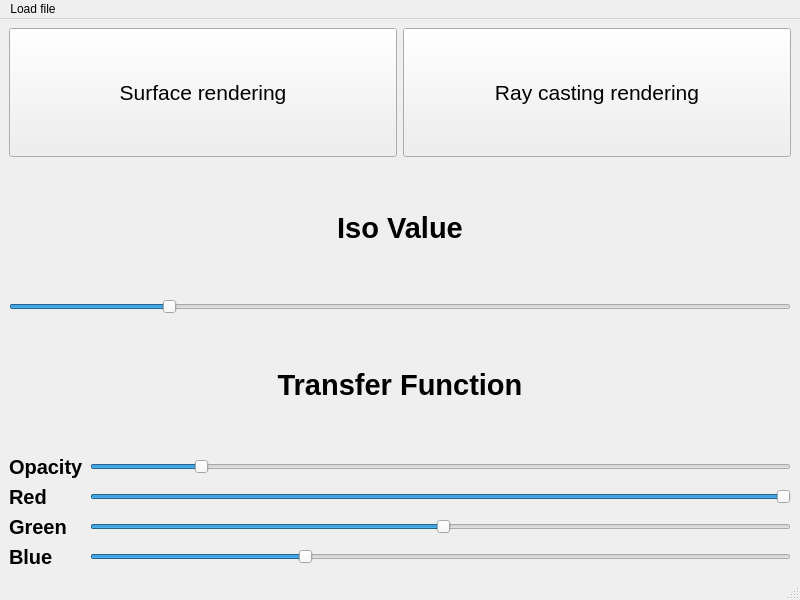
<?xml version="1.0" encoding="UTF-8"?>
<ui version="4.0">
 <class>MainWindow</class>
 <widget class="QMainWindow" name="MainWindow">
  <property name="geometry">
   <rect>
    <x>0</x>
    <y>0</y>
    <width>800</width>
    <height>600</height>
   </rect>
  </property>
  <property name="windowTitle">
   <string>MainWindow</string>
  </property>
  <widget class="QWidget" name="centralwidget">
   <layout class="QVBoxLayout" name="verticalLayout">
    <item>
     <layout class="QHBoxLayout" name="horizontalLayout">
      <item>
       <widget class="QPushButton" name="pushButton">
        <property name="sizePolicy">
         <sizepolicy hsizetype="Preferred" vsizetype="Preferred">
          <horstretch>0</horstretch>
          <verstretch>0</verstretch>
         </sizepolicy>
        </property>
        <property name="font">
         <font>
          <pointsize>16</pointsize>
          <weight>50</weight>
          <bold>false</bold>
         </font>
        </property>
        <property name="cursor">
         <cursorShape>PointingHandCursor</cursorShape>
        </property>
        <property name="text">
         <string>Surface rendering</string>
        </property>
       </widget>
      </item>
      <item>
       <widget class="QPushButton" name="pushButton_2">
        <property name="sizePolicy">
         <sizepolicy hsizetype="Preferred" vsizetype="Preferred">
          <horstretch>0</horstretch>
          <verstretch>0</verstretch>
         </sizepolicy>
        </property>
        <property name="font">
         <font>
          <pointsize>16</pointsize>
          <weight>50</weight>
          <bold>false</bold>
         </font>
        </property>
        <property name="cursor">
         <cursorShape>PointingHandCursor</cursorShape>
        </property>
        <property name="text">
         <string>Ray casting rendering</string>
        </property>
       </widget>
      </item>
     </layout>
    </item>
    <item>
     <widget class="QLabel" name="isoValue_label">
      <property name="sizePolicy">
       <sizepolicy hsizetype="Preferred" vsizetype="Preferred">
        <horstretch>0</horstretch>
        <verstretch>0</verstretch>
       </sizepolicy>
      </property>
      <property name="font">
       <font>
        <pointsize>22</pointsize>
        <weight>75</weight>
        <bold>true</bold>
        <strikeout>false</strikeout>
       </font>
      </property>
      <property name="mouseTracking">
       <bool>false</bool>
      </property>
      <property name="focusPolicy">
       <enum>Qt::NoFocus</enum>
      </property>
      <property name="text">
       <string>Iso Value</string>
      </property>
      <property name="alignment">
       <set>Qt::AlignCenter</set>
      </property>
     </widget>
    </item>
    <item>
     <widget class="QSlider" name="isoValueSlider">
      <property name="font">
       <font>
        <pointsize>11</pointsize>
       </font>
      </property>
      <property name="cursor">
       <cursorShape>ArrowCursor</cursorShape>
      </property>
      <property name="maximum">
       <number>2500</number>
      </property>
      <property name="value">
       <number>500</number>
      </property>
      <property name="orientation">
       <enum>Qt::Horizontal</enum>
      </property>
     </widget>
    </item>
    <item>
     <widget class="QLabel" name="label">
      <property name="font">
       <font>
        <pointsize>22</pointsize>
        <weight>75</weight>
        <bold>true</bold>
       </font>
      </property>
      <property name="text">
       <string>Transfer Function</string>
      </property>
      <property name="alignment">
       <set>Qt::AlignCenter</set>
      </property>
     </widget>
    </item>
    <item>
     <layout class="QGridLayout" name="gridLayout">
      <item row="2" column="0">
       <widget class="QLabel" name="label_4">
        <property name="font">
         <font>
          <pointsize>15</pointsize>
          <weight>75</weight>
          <bold>true</bold>
         </font>
        </property>
        <property name="text">
         <string>Green</string>
        </property>
       </widget>
      </item>
      <item row="0" column="0">
       <widget class="QLabel" name="label_2">
        <property name="font">
         <font>
          <pointsize>15</pointsize>
          <weight>75</weight>
          <bold>true</bold>
         </font>
        </property>
        <property name="text">
         <string>Opacity</string>
        </property>
       </widget>
      </item>
      <item row="2" column="1">
       <widget class="QSlider" name="greenSlider">
        <property name="value">
         <number>50</number>
        </property>
        <property name="orientation">
         <enum>Qt::Horizontal</enum>
        </property>
       </widget>
      </item>
      <item row="0" column="1">
       <widget class="QSlider" name="opacitySlider">
        <property name="value">
         <number>15</number>
        </property>
        <property name="orientation">
         <enum>Qt::Horizontal</enum>
        </property>
       </widget>
      </item>
      <item row="3" column="0">
       <widget class="QLabel" name="label_5">
        <property name="font">
         <font>
          <pointsize>15</pointsize>
          <weight>75</weight>
          <bold>true</bold>
         </font>
        </property>
        <property name="text">
         <string>Blue</string>
        </property>
       </widget>
      </item>
      <item row="1" column="1">
       <widget class="QSlider" name="redSlider">
        <property name="value">
         <number>99</number>
        </property>
        <property name="orientation">
         <enum>Qt::Horizontal</enum>
        </property>
       </widget>
      </item>
      <item row="3" column="1">
       <widget class="QSlider" name="blueSlider">
        <property name="value">
         <number>30</number>
        </property>
        <property name="orientation">
         <enum>Qt::Horizontal</enum>
        </property>
       </widget>
      </item>
      <item row="1" column="0">
       <widget class="QLabel" name="label_3">
        <property name="font">
         <font>
          <pointsize>15</pointsize>
          <weight>75</weight>
          <bold>true</bold>
         </font>
        </property>
        <property name="text">
         <string>Red</string>
        </property>
       </widget>
      </item>
     </layout>
    </item>
   </layout>
  </widget>
  <widget class="QStatusBar" name="statusbar"/>
  <widget class="QMenuBar" name="menubar">
   <property name="geometry">
    <rect>
     <x>0</x>
     <y>0</y>
     <width>800</width>
     <height>22</height>
    </rect>
   </property>
   <widget class="QMenu" name="loadFile">
    <property name="statusTip">
     <string>Open file</string>
    </property>
    <property name="title">
     <string>Load file</string>
    </property>
    <addaction name="actionSurface_rendering"/>
    <addaction name="actionRay_casting_rendering"/>
   </widget>
   <addaction name="loadFile"/>
  </widget>
  <action name="actionSurface_rendering">
   <property name="text">
    <string>Surface rendering</string>
   </property>
   <property name="shortcut">
    <string>Ctrl+S</string>
   </property>
  </action>
  <action name="actionRay_casting_rendering">
   <property name="text">
    <string>Ray casting rendering</string>
   </property>
   <property name="shortcut">
    <string>Ctrl+R</string>
   </property>
  </action>
 </widget>
 <tabstops>
  <tabstop>isoValueSlider</tabstop>
  <tabstop>opacitySlider</tabstop>
  <tabstop>redSlider</tabstop>
  <tabstop>greenSlider</tabstop>
  <tabstop>blueSlider</tabstop>
 </tabstops>
 <resources/>
 <connections/>
</ui>
